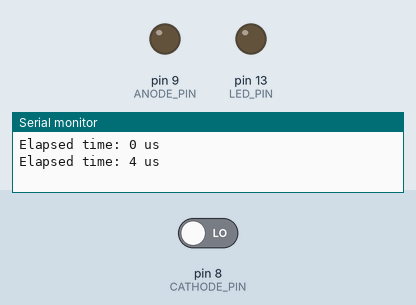
Simulated run of this sketch. Board: Arduino Uno, built with avr-gcc and run on an emulated ATmega328P. Parts: output pins drawn as LEDs (lit = HIGH), the last lines printed to the serial monitor. The test bench sets the inputs (shaded band); at power-on: pin 8 (CATHODE_PIN) LOW.

Above: at 2.4 s.
2.5 s: pin 8 (CATHODE_PIN) driven HIGH
At 4.4 s:
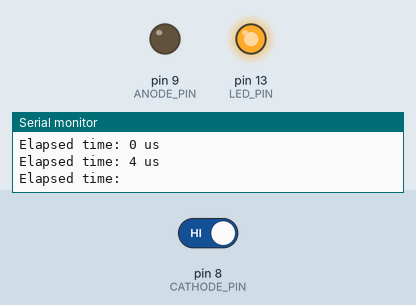
4.7 s: pin 8 (CATHODE_PIN) driven LOW
At 5.8 s:
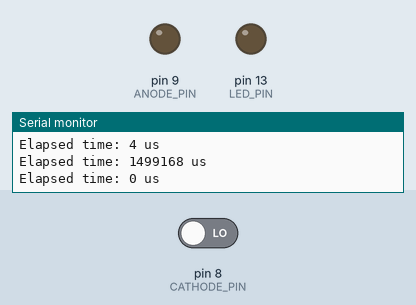
Timing chart, 0 to 7.7 s (numbered marks = the images above; inputs shaded):
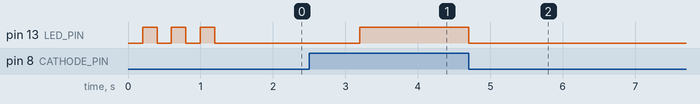

Measured:
- after the input at 2.5 s, pin 13 (LED_PIN): LOW → HIGH after 0.70 s
- after the input at 4.7 s, pin 13 (LED_PIN): HIGH → LOW at once
- by itself, pin 13 (LED_PIN): alternates HIGH for 0.20 s and LOW for 0.20 s, 5 changes in all, then stays LOW

The sketch:

led_capacitance.ino
```cpp
// (licence header left out)
#define CATHODE_PIN PINB0
#define ANODE_PIN PINB1
#define LED_PIN PINB5

void setup()
{
	/* Initialize serial comm port */
	Serial.begin(115200);
	/* Set output ports */
	DDRB |= (1 << LED_PIN);
	blinkLed(3);
};

void loop()
{
	/* Print elapsed time during discharge cycle */
	Serial.print("Elapsed time: ");
	Serial.print(dischargeTime(), DEC);
	Serial.print(" us");
	Serial.println();
	delay(1000); /* Pause */
};

uint32_t dischargeTime(void)
{
	/* Mark Event */
	PORTB |= (1 << LED_PIN);
	/* Turn LED off: reverse polarity, charge capacitor */
	DDRB |= ((1 << CATHODE_PIN) | (1 << ANODE_PIN)); /* Set Anode abd Cathode pin in output mode */
	PORTB |= (1 << CATHODE_PIN); /* Cathode to VCC */
	PORTB &= ~(1 << ANODE_PIN); /* Anode to Ground */
	/* Set input port for Cathode */
	DDRB &= ~(1 << CATHODE_PIN); /* Set Cathode pin in input mode */
	PORTB &= ~(1 << CATHODE_PIN); /* Set Cathode pin in high Z mode */
	uint32_t start = micros();
	/* Wait for the cathode pin to reach the low level */
	while (((PINB >> CATHODE_PIN) & 0x01) == 0x01);
	uint32_t stop = micros();
	/* Mark Event */
	PORTB &= ~(1 << LED_PIN);
	/* Compute elapsed time */
	uint32_t elapsedTime = (stop - start);
	return(elapsedTime);
};

void blinkLed(uint16_t cycles)
/* Blink control led */
{
	/* Make the led pin an output pin */
	PORTB &= ~(1 << LED_PIN); /* Turn control led off */
	for (uint8_t i = 0; i < (cycles << 1); i++)	{
		delay(200);
		PORTB ^= (1 << LED_PIN);
	}
};
```
